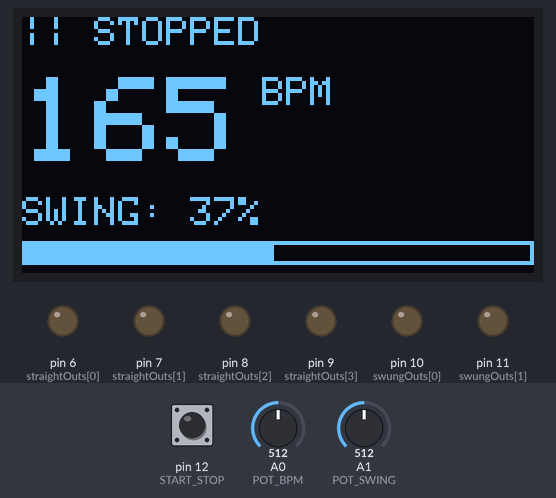
A sketch run on a simulated Arduino Uno, built with avr-gcc and run on an emulated ATmega328P. On the bench: 128×64 one-colour display, output pins drawn as LEDs (lit = HIGH). Dashed ring = blinking. The inputs (shaded band) are chosen by the test bench; at power-on: pin 12 (START_STOP) HIGH, A0 (POT_BPM) = 512, A1 (POT_SWING) = 512.

Above: at 1.2 s.
1.3 s: pin 12 (START_STOP) pulled LOW for 1 s
At 2.03 s:
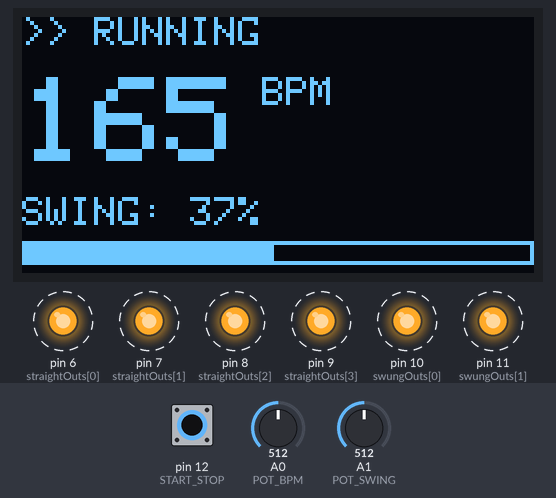
3.8 s: A0 (POT_BPM) set to 716
At 4.5 s:
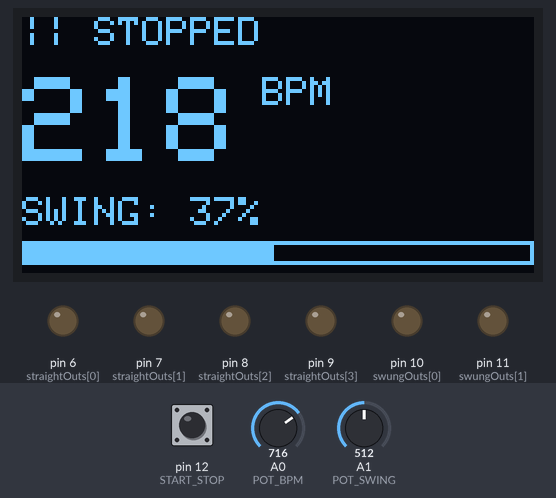
5.3 s: A1 (POT_SWING) set to 716
At 5.7 s:
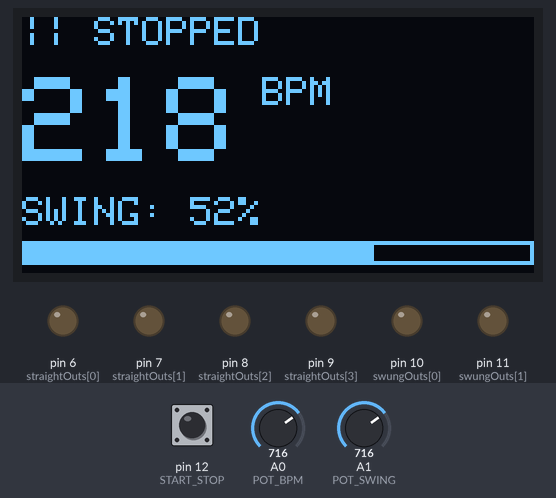
6.8 s: pin 12 (START_STOP) pulled LOW for 0.15 s
At 6.9 s:
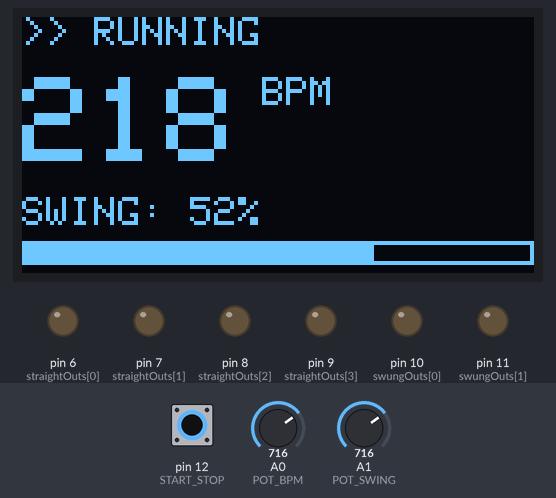
8.4 s: A0 (POT_BPM) set to 900
At 9.2 s:
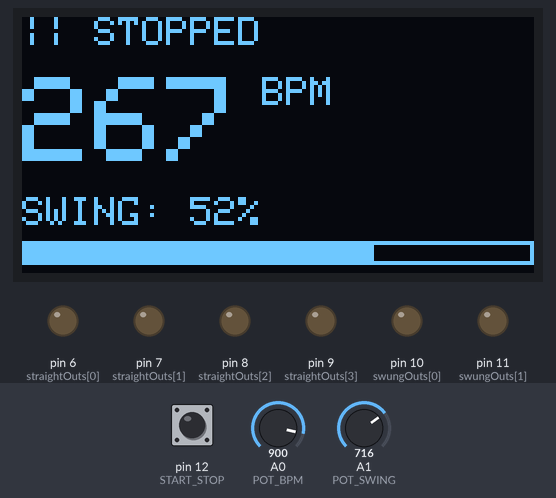
9.9 s: A1 (POT_SWING) set to 900
At 10.4 s:
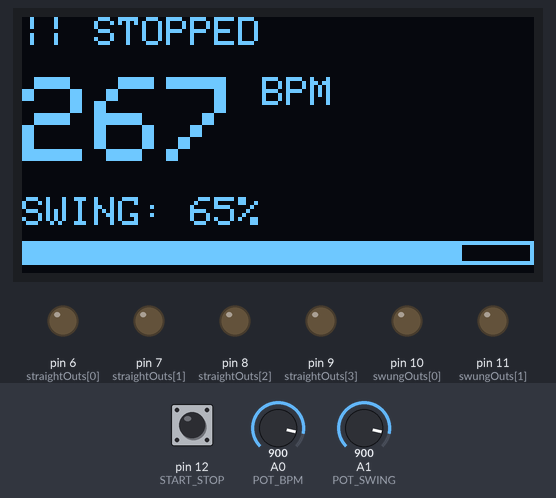
Timing chart, 0 to 12.4 s (numbered marks = the images above; inputs shaded):
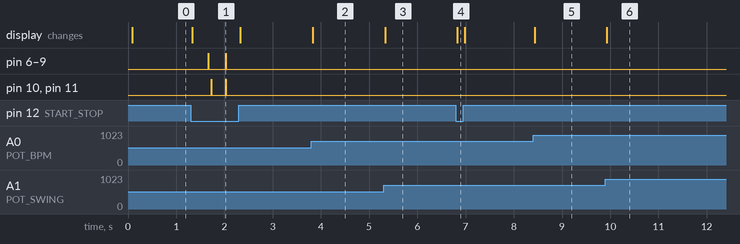

Measured:
- after the input at 1.3 s, pin 6 (straightOuts[0]), pin 7 (straightOuts[1]): alternates HIGH for 0.01 s and LOW for 0.35 s, 4 changes in all, then stays LOW, starting after 0.36 s
- after the input at 3.8 s, the display: changes at once (image 2)
- after the input at 5.3 s, the display: changes at once (image 3)
- after the input at 6.8 s, the display: changes at once (image 4)
- after the input at 8.4 s, the display: changes at once (image 5)
- after the input at 9.9 s, the display: changes at once (image 6)

The sketch:

ArduinoEurorackMasterClock.ino
```cpp
#include <Wire.h>
#include <Adafruit_GFX.h>
#include <Adafruit_SSD1306.h>

#define SCREEN_WIDTH 128
#define SCREEN_HEIGHT 64
#define OLED_RESET    -1
Adafruit_SSD1306 display(SCREEN_WIDTH, SCREEN_HEIGHT, &Wire, OLED_RESET);

// --- Pin Definitions ---
#define POT_BPM     A0
#define POT_SWING   A1
#define START_STOP  12
const int straightOuts[] = {6, 7, 8, 9};
const int swungOuts[] = {10, 11};

// --- Timing Variables ---
int bpm = 120;
int swingPercent = 0;
bool isRunning = false;

unsigned long prevStraightMillis = 0;
unsigned long prevSwungMillis = 0;
unsigned long pulseTimerStraight = 0;
unsigned long pulseTimerSwung = 0;

const int pulseWidth = 10;
bool straightActive = false;
bool swungActive = false;
bool isOffbeatSwung = false;

void setup() {
  for(int i=0; i<4; i++) pinMode(straightOuts[i], OUTPUT);
  for(int i=0; i<2; i++) pinMode(swungOuts[i], OUTPUT);
  pinMode(START_STOP, INPUT_PULLUP);

  display.begin(SSD1306_SWITCHCAPVCC, 0x3C);
  display.clearDisplay();
  display.setTextColor(WHITE);
  updateDisplay();
}

void loop() {
  // 1. Start/Stop Logic
  bool switchState = (digitalRead(START_STOP) == LOW);
  if (switchState != isRunning) {
    isRunning = switchState;
    if (isRunning) {
      unsigned long m = millis();
      prevStraightMillis = m;
      prevSwungMillis = m;
      isOffbeatSwung = false;
    } else {
      allOutputsLow();
    }
    updateDisplay();
  }

  // 2. Read Control Pots
  int rawBpm = analogRead(POT_BPM);
  int rawSwing = analogRead(POT_SWING);
  int newBpm = map(rawBpm, 0, 1023, 30, 300);
  int newSwing = map(rawSwing, 0, 1023, 0, 75);

  if (abs(newBpm - bpm) > 1 || abs(newSwing - swingPercent) > 1) {
    bpm = newBpm;
    swingPercent = newSwing;
    updateDisplay();
  }

  if (isRunning) {
    unsigned long currentMillis = millis();
    unsigned long baseInterval = 60000 / bpm;

    // --- STRAIGHT CLOCK ENGINE (Pins 6-9) ---
    if (currentMillis - prevStraightMillis >= baseInterval) {
      prevStraightMillis = currentMillis;
      for(int i=0; i<4; i++) digitalWrite(straightOuts[i], HIGH);
      straightActive = true;
      pulseTimerStraight = currentMillis;
    }

    // --- SWUNG CLOCK ENGINE (Pins 10-11) ---
    float swingOffset = (baseInterval * (swingPercent / 100.0)) / 2.0;
    unsigned long currentSwungInterval = isOffbeatSwung ? (baseInterval - swingOffset) : (baseInterval + swingOffset);

    if (currentMillis - prevSwungMillis >= currentSwungInterval) {
      prevSwungMillis = currentMillis;
      for(int i=0; i<2; i++) digitalWrite(swungOuts[i], HIGH);
      swungActive = true;
      pulseTimerSwung = currentMillis;
      isOffbeatSwung = !isOffbeatSwung;
    }

    // --- PULSE WIDTH CLEANUP ---
    if (straightActive && (currentMillis - pulseTimerStraight >= pulseWidth)) {
      for(int i=0; i<4; i++) digitalWrite(straightOuts[i], LOW);
      straightActive = false;
    }
    if (swungActive && (currentMillis - pulseTimerSwung >= pulseWidth)) {
      for(int i=0; i<2; i++) digitalWrite(swungOuts[i], LOW);
      swungActive = false;
    }
  }
}

void allOutputsLow() {
  for(int i=0; i<4; i++) digitalWrite(straightOuts[i], LOW);
  for(int i=0; i<2; i++) digitalWrite(swungOuts[i], LOW);
  straightActive = false;
  swungActive = false;
}

void updateDisplay() {
  display.clearDisplay();
  display.setTextSize(1);
  display.setCursor(0, 0);
  display.print(isRunning ? ">> RUNNING" : "|| STOPPED");
  display.setTextSize(3);
  display.setCursor(0, 15);
  display.print(bpm);
  display.setTextSize(1);
  display.print(" BPM");
  display.setCursor(0, 45);
  display.print("SWING: ");
  display.print(swingPercent);
  display.print("%");
  display.drawRect(0, 56, 128, 6, WHITE);
  display.fillRect(0, 56, map(swingPercent, 0, 75, 0, 128), 6, WHITE);
  display.display();
}
```
